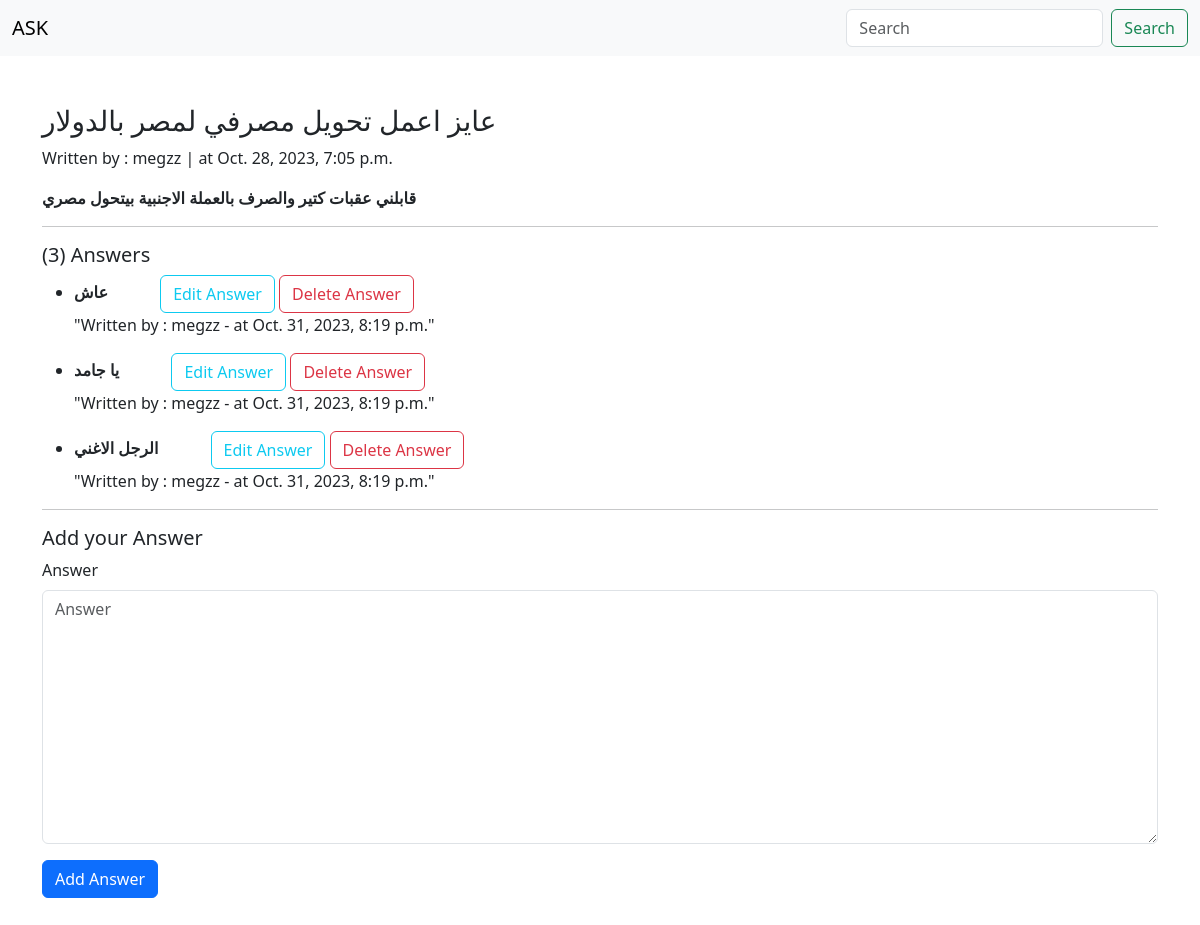
/questions/1, run on an earlier commit of the app's database.
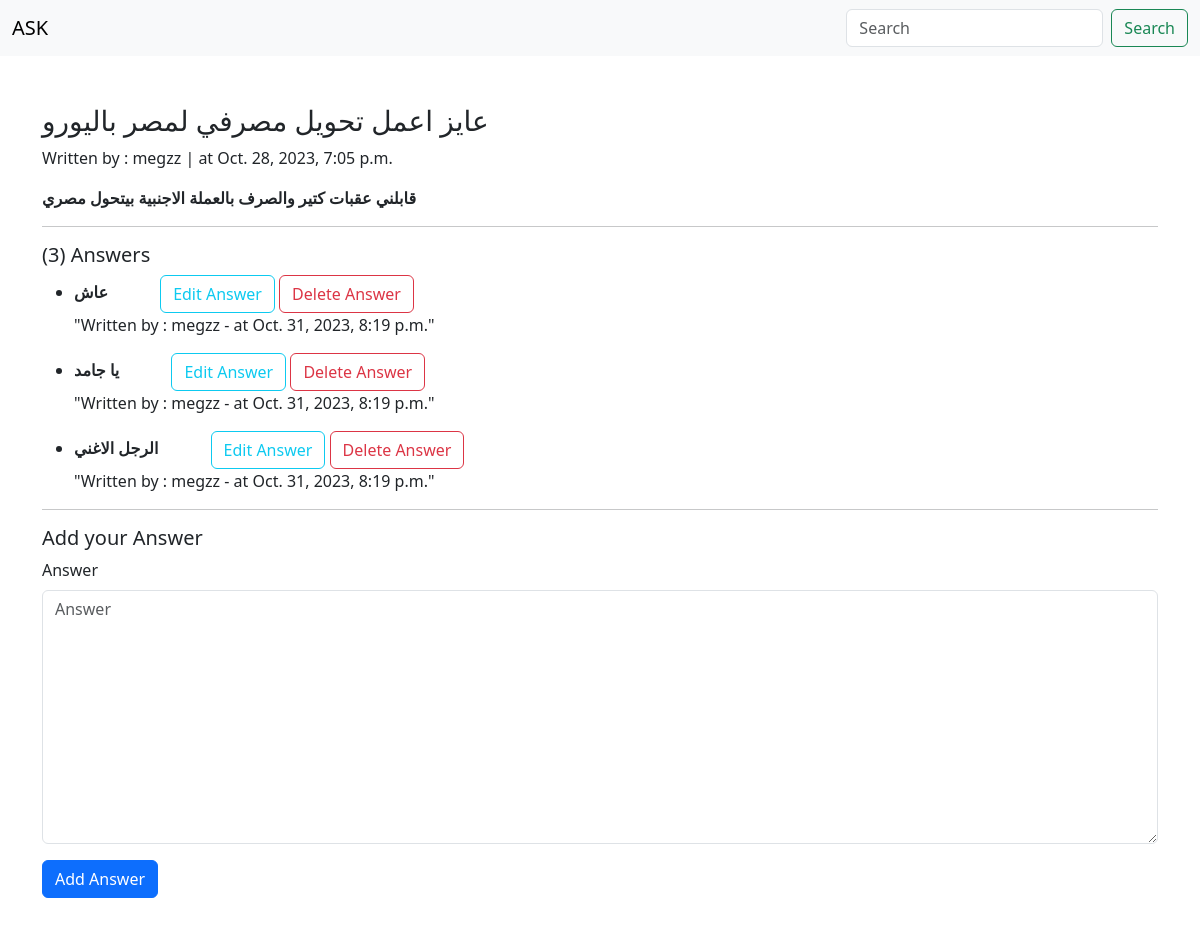
And on a later commit of the database.
### forum/models.py (models this page shows, shortened)
class Question(models.Model):
    question = models.CharField(max_length=200)
    content = models.TextField(max_length=30000)
    created_at = models.DateTimeField(default=timezone.now)
    tags = TaggableManager()
    author = models.ForeignKey(User, related_name='question_author', on_delete=models.CASCADE)

class Answer(models.Model):
    question = models.ForeignKey(Question, related_name='answer_question', on_delete=models.CASCADE)
    answer = models.TextField(max_length=200)
    author = models.ForeignKey(User, related_name='answer_author', on_delete=models.CASCADE)
    created_at = models.DateTimeField(default=timezone.now)

### forum/views.py (the view)
# urls.py: path('questions/<int:pk>', question_detail),
def question_detail(request,pk):
    question = Question.objects.get(id=pk)
    search2 = Answer.objects.filter(question=question)
    answers = None
    if 'search_name2' in request.GET:
        answers = request.GET['search_name2']
        if answers:
            search2 = search2.filter(answer__icontains=answers)
    if request.method == 'POST':
        form = AnswerForm(request.POST)
        if form.is_valid():
            myform = form.save(commit=False)
            myform.author = request.user
            myform.question = question
            myform.save()
    else:
        form = AnswerForm()
    return render(request, 'forum/question_detail.html', {'question':question , 'answers':search2,'form':form})

### forum/forms.py
class AnswerForm(forms.ModelForm):
    class Meta:
        model = Answer
        fields = ['answer']

### forum/templates/forum/question_detail.html (shortened to what this page needs)
{% load django_bootstrap5 %}
<!doctype html>
<html lang="en">
  <head>
    <link href="https://cdn.jsdelivr.net/npm/bootstrap@5.3.2/dist/css/bootstrap.min.css" rel="stylesheet">
  </head>
  <body>
    <nav class="navbar bg-body-tertiary">
    <div class="container-fluid">
        <a class="navbar-brand" href="/questions">ASK</a>
        <form method="get" class="d-flex" role="search">
        <input class="form-control me-2" type="search" placeholder="Search" name="search_name2">
        <button class="btn btn-outline-success" type="submit">Search</button>
        </form>
    </div>
    </nav>
  <div class="container my-5">
    <h3>{{question.question}}</h3>
    <p>Written by : {{question.author}} | at {{question.created_at}}</p>
    <strong>{{question.content}}</strong>
    <hr>
      <h5>({{question.answer_question.all|length}}) Answers</h5>
      <ul>
      {% for object in  answers %}
      <li>
      <strong> {{object.answer}} </strong>
          <a class="link-offset-2 link-underline link-underline-opacity-0" href="/questions/answer_edit/{{object.id}}">
          <button type="button" class="btn btn-outline-info ms-5">Edit Answer</button>
          </a>
          <a href="/questions/answer_confirm_delete/{{object.id}}"><button type="button" class="btn btn-outline-danger ">Delete Answer</button></a>
      <p>"Written by : {{object.author}}  - at {{object.created_at}}"</p>
      </li>
      {% endfor %}
      </ul>
      <hr>
      <h5>Add your Answer</h5>
      <form method="post">
          {% bootstrap_form form %}
          {% bootstrap_button button_type="submit" content="Add Answer" %}
      </form>
    </div>
  </body>
</html>

What changed in the data, as far as the page shows it:
changed Question "قابلني عقبات كتير والصرف بالعملة الاجنبية بيتحول مصري": question "عايز اعمل تحويل مصرفي لمصر بالدولار" → "عايز اعمل تحويل مصرفي لمصر باليورو"
